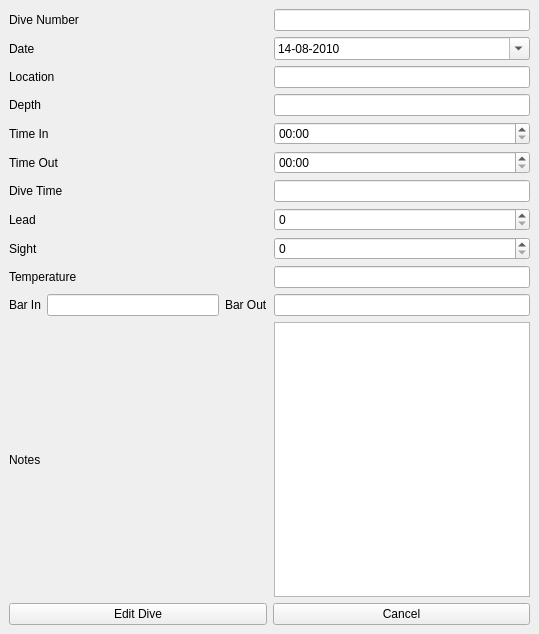
<?xml version="1.0" encoding="UTF-8"?>
<ui version="4.0">
 <class>EditDive</class>
 <widget class="QMainWindow" name="EditDive">
  <property name="geometry">
   <rect>
    <x>0</x>
    <y>0</y>
    <width>539</width>
    <height>634</height>
   </rect>
  </property>
  <property name="windowTitle">
   <string>Edit a Dive</string>
  </property>
  <widget class="QWidget" name="centralwidget">
   <layout class="QVBoxLayout" name="verticalLayout">
    <item>
     <layout class="QGridLayout" name="gridLayout">
      <item row="0" column="0" colspan="3">
       <widget class="QLabel" name="LNumber">
        <property name="text">
         <string>Dive Number</string>
        </property>
       </widget>
      </item>
      <item row="0" column="3">
       <widget class="QLineEdit" name="INumber">
        <property name="text">
         <string/>
        </property>
       </widget>
      </item>
      <item row="1" column="0" colspan="3">
       <widget class="QLabel" name="LDate">
        <property name="text">
         <string>Date</string>
        </property>
       </widget>
      </item>
      <item row="1" column="3">
       <widget class="QDateEdit" name="IDate">
        <property name="dateTime">
         <datetime>
          <hour>0</hour>
          <minute>0</minute>
          <second>0</second>
          <year>2010</year>
          <month>8</month>
          <day>14</day>
         </datetime>
        </property>
        <property name="displayFormat">
         <string>dd-MM-yyyy</string>
        </property>
        <property name="calendarPopup">
         <bool>true</bool>
        </property>
        <property name="currentSectionIndex">
         <number>0</number>
        </property>
        <property name="timeSpec">
         <enum>Qt::LocalTime</enum>
        </property>
        <property name="date">
         <date>
          <year>2010</year>
          <month>8</month>
          <day>14</day>
         </date>
        </property>
       </widget>
      </item>
      <item row="2" column="0" colspan="3">
       <widget class="QLabel" name="LLocation">
        <property name="text">
         <string>Location</string>
        </property>
       </widget>
      </item>
      <item row="2" column="3">
       <widget class="QLineEdit" name="ILocation"/>
      </item>
      <item row="3" column="0" colspan="3">
       <widget class="QLabel" name="LDepth">
        <property name="text">
         <string>Depth</string>
        </property>
       </widget>
      </item>
      <item row="3" column="3">
       <widget class="QLineEdit" name="IDepth"/>
      </item>
      <item row="4" column="0" colspan="3">
       <widget class="QLabel" name="LTimeIn">
        <property name="text">
         <string>Time In</string>
        </property>
       </widget>
      </item>
      <item row="4" column="3">
       <widget class="QTimeEdit" name="ITimeIn">
        <property name="displayFormat">
         <string>hh:mm</string>
        </property>
        <property name="calendarPopup">
         <bool>true</bool>
        </property>
       </widget>
      </item>
      <item row="5" column="0" colspan="3">
       <widget class="QLabel" name="LTimeOut">
        <property name="text">
         <string>Time Out</string>
        </property>
       </widget>
      </item>
      <item row="5" column="3">
       <widget class="QTimeEdit" name="ITimeOut">
        <property name="displayFormat">
         <string>hh:mm</string>
        </property>
        <property name="calendarPopup">
         <bool>true</bool>
        </property>
       </widget>
      </item>
      <item row="6" column="0" colspan="3">
       <widget class="QLabel" name="LTime">
        <property name="text">
         <string>Dive Time</string>
        </property>
       </widget>
      </item>
      <item row="6" column="3">
       <widget class="QLineEdit" name="ITime"/>
      </item>
      <item row="7" column="0" colspan="3">
       <widget class="QLabel" name="LLead">
        <property name="text">
         <string>Lead</string>
        </property>
       </widget>
      </item>
      <item row="7" column="3">
       <widget class="QSpinBox" name="ILead"/>
      </item>
      <item row="8" column="0" colspan="3">
       <widget class="QLabel" name="LSight">
        <property name="text">
         <string>Sight</string>
        </property>
       </widget>
      </item>
      <item row="8" column="3">
       <widget class="QSpinBox" name="ISight"/>
      </item>
      <item row="9" column="0" colspan="3">
       <widget class="QLabel" name="LTemperature">
        <property name="text">
         <string>Temperature</string>
        </property>
       </widget>
      </item>
      <item row="9" column="3">
       <widget class="QLineEdit" name="ITemperature"/>
      </item>
      <item row="10" column="0">
       <widget class="QLabel" name="LBarIn">
        <property name="text">
         <string>Bar In</string>
        </property>
       </widget>
      </item>
      <item row="10" column="1">
       <widget class="QLineEdit" name="IBarIn"/>
      </item>
      <item row="10" column="2">
       <widget class="QLabel" name="label">
        <property name="text">
         <string>Bar Out</string>
        </property>
       </widget>
      </item>
      <item row="10" column="3">
       <widget class="QLineEdit" name="IBarOut"/>
      </item>
      <item row="11" column="0" colspan="3">
       <widget class="QLabel" name="LNotes">
        <property name="text">
         <string>Notes</string>
        </property>
       </widget>
      </item>
      <item row="11" column="3">
       <widget class="QTextEdit" name="INotes"/>
      </item>
     </layout>
    </item>
    <item>
     <layout class="QHBoxLayout" name="horizontalLayout">
      <item>
       <widget class="QPushButton" name="Edit">
        <property name="text">
         <string>Edit Dive</string>
        </property>
       </widget>
      </item>
      <item>
       <widget class="QPushButton" name="Cancel">
        <property name="text">
         <string>Cancel</string>
        </property>
       </widget>
      </item>
     </layout>
    </item>
   </layout>
  </widget>
  <widget class="QMenuBar" name="menubar">
   <property name="geometry">
    <rect>
     <x>0</x>
     <y>0</y>
     <width>539</width>
     <height>25</height>
    </rect>
   </property>
  </widget>
 </widget>
 <resources/>
 <connections/>
</ui>
